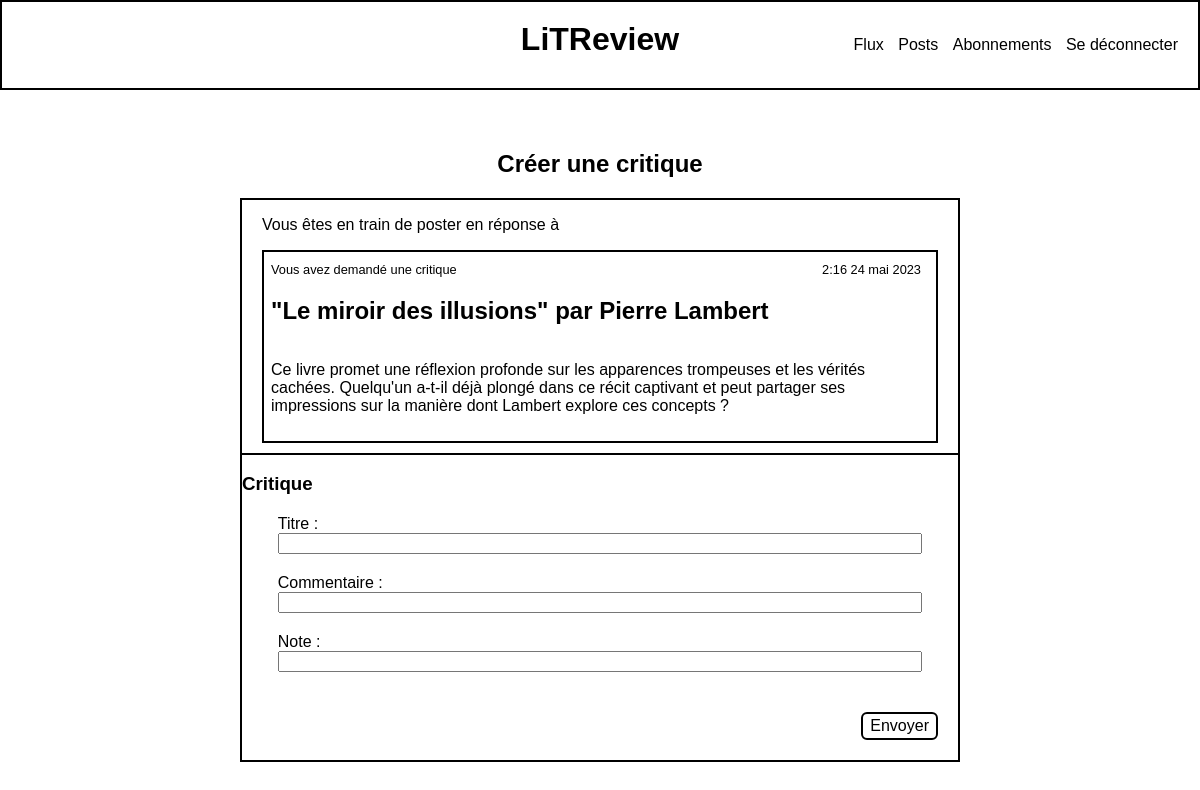
Screenshot of /review/tickets/26/critique (signed in) with the database file from the repository.
### review/models.py (models this page shows, shortened)
class Ticket(models.Model):
    title = models.CharField(max_length=128, verbose_name="titre")
    description = models.TextField(
        max_length=2048, blank=True, verbose_name="description"
    )
    user = models.ForeignKey(to=settings.AUTH_USER_MODEL, on_delete=models.CASCADE)
    image = models.ImageField(null=True, blank=True, verbose_name="image")
    time_created = models.DateTimeField(auto_now_add=True)
    def user_resume(self):
        return f"{self.user.username} <{self.user.email}>"
    user_resume.short_description = "User"
    class Meta:
        ordering = ["-time_created"]

### review/views.py (the view, shortened to what this page needs)
class ReviewCreateFromTicket(
    LoginRequiredMixin, UserPassesTestMixin, generic.edit.CreateView
):
    model = Review
    fields = ["headline", "body", "rating"]
    success_url = reverse_lazy("my_posts")
    title = "Créer une critique"
    permission_denied_message = (
        "Vous n'avez pas l'autorisation de créer une critique"
        + " pour un ticket ayant déja bénéficié d'une critique."
    )
    raise_exception = False
    def test_func(self):
        return not (Review.objects.filter(ticket=self.ticket).exists())
    @cached_property
    def ticket(self):
        ticket_id = self.kwargs["ticket_id"]
        return Ticket.objects.get(id=ticket_id)
    def get_context_data(self, **kwargs: Any) -> Dict[str, Any]:
        context = super().get_context_data(**kwargs)
        context["ticket"] = self.ticket
        context["title"] = self.title
        return context

### review/templates/review/review_form.html (shortened to what this page needs)
{% extends "base_generic.html" %}
{% block content %}
<h2>{{title}}</h2>
<form action="" method="post" class="block-form">
    {% if ticket %}
    <div class="form__header">
        <p>Vous êtes en train de poster en réponse à</p>
        {% include "ticket_snippet.html" with post=ticket edit=False %}
    </div>
    {% elif ticket_form %}
    <div>
        {{ ticket_form.as_div }}
    </div>
    {% endif %}
    <h3>Critique</h3>
    <div class="form__body">
        {{ form.as_div }}
    </div>
    <div class="form__footer">
        <input type="submit" value="Envoyer" class="link-button">
    </div>
</form>
{% endblock%}

### review/templates/ticket_snippet.html (shortened to what this page needs)
<article class="post ticket">
    <header class="post__info">
        <span class="post__author">
            {% if post.user == user %} Vous avez demandé une critique
            {% else %} {{post.user}} a demandé une critique
            {% endif %}
        </span>
        <span class="post__date">
            {{ post.time_created|date:"G:i d F Y" }}
        </span>
    </header>
    <h1 class="post__title">{{post.title}}</h1>
    {% if post.description and post.description is not None %}
        <p class="post__body">
            {{post.description}}
        </p>
    {% endif %}
</article>

### review/static/css/style.css (style rules this page uses)
html { box-sizing: border-box; }
*, *::before, *::after { box-sizing: inherit; }
body { margin : 0px ; min-width: 550px; font-family: 'Lucida Sans', 'Lucida Sans Regular', 'Lucida Grande', 'Lucida Sans Unicode', Geneva, Verdana, sans-serif; }
main h2 { text-align: center; }
.link-button { display: inline-block; border: black 2px solid; border-radius: 6px; padding: 3px 7px; text-align: center; font-size: inherit ; background-color: white; font-size: medium; vertical-align: baseline; min-height: max(35px,100%); }
.post__info { font-size: 0.8em; }
.post { border : black 2px solid ; margin : 10px 0px ; padding: 10px 15px 10px 7px; }
.post__title { display: inline-block; margin-right: 20px; }
.post__date { float: right; }
.block-form { border: black 2px solid; }
.form__header { border-bottom: black 2px solid; padding: 0px 20px; }
.form__footer { text-align: right; padding: 20px; }
.form__body { width: 90%; margin: 0px auto ; }
.form__body>div { margin: 20px 0px; }
.form__body input, .form__body textarea { width: 100%; }

### rows the page displays
Ticket: time_created "2:16 24 mai 2023", title "\"Le miroir des illusions\" par Pierre Lambert", description "Ce livre promet une réflexion profonde sur les apparences trompeuses et les vérités cachées. Quelqu'un a-t-il déjà plongé dans ce récit captivant et peut partager ses impressions sur la manière dont Lambert explore ces concepts ?"

### other values shown
{{ title }} "Créer une critique"
